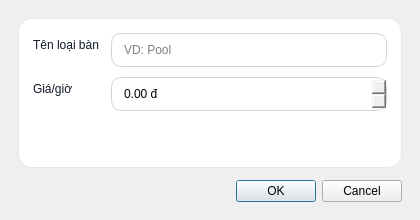
<?xml version="1.0" encoding="UTF-8"?>
<ui version="4.0">
 <class>TableTypeDialog</class>
 <widget class="QDialog" name="TableTypeDialog">
  <property name="windowTitle">
   <string>Loại bàn</string>
  </property>
  <property name="minimumSize">
   <size>
    <width>420</width>
    <height>220</height>
   </size>
  </property>
  <layout class="QVBoxLayout" name="verticalLayout">
   <property name="leftMargin">
    <number>18</number>
   </property>
   <property name="topMargin">
    <number>18</number>
   </property>
   <property name="rightMargin">
    <number>18</number>
   </property>
   <property name="bottomMargin">
    <number>18</number>
   </property>
   <property name="spacing">
    <number>12</number>
   </property>
   <item>
    <widget class="QFrame" name="card">
     <property name="styleSheet">
      <string notr="true">QFrame#card{background:#ffffff;border:1px solid #e5e7eb;border-radius:14px;} QLabel{color:#111827;} QLineEdit, QDoubleSpinBox{padding:8px 10px;border:1px solid #d1d5db;border-radius:10px;} QLineEdit:focus, QDoubleSpinBox:focus{border:1px solid #5ea0e6;}</string>
     </property>
     <layout class="QFormLayout" name="formLayout">
      <property name="leftMargin">
       <number>14</number>
      </property>
      <property name="topMargin">
       <number>14</number>
      </property>
      <property name="rightMargin">
       <number>14</number>
      </property>
      <property name="bottomMargin">
       <number>14</number>
      </property>
      <property name="horizontalSpacing">
       <number>12</number>
      </property>
      <property name="verticalSpacing">
       <number>10</number>
      </property>
      <item row="0" column="0">
       <widget class="QLabel" name="labelName">
        <property name="text">
         <string>Tên loại bàn</string>
        </property>
       </widget>
      </item>
      <item row="0" column="1">
       <widget class="QLineEdit" name="lineName">
        <property name="placeholderText">
         <string>VD: Pool</string>
        </property>
       </widget>
      </item>
      <item row="1" column="0">
       <widget class="QLabel" name="labelPrice">
        <property name="text">
         <string>Giá/giờ</string>
        </property>
       </widget>
      </item>
      <item row="1" column="1">
       <widget class="QDoubleSpinBox" name="spinPricePerHour">
        <property name="maximum">
         <double>10000000.000000000000000</double>
        </property>
        <property name="suffix">
         <string> đ</string>
        </property>
       </widget>
      </item>
     </layout>
    </widget>
   </item>
   <item>
    <widget class="QDialogButtonBox" name="buttonBox">
     <property name="standardButtons">
      <set>QDialogButtonBox::Cancel|QDialogButtonBox::Ok</set>
     </property>
    </widget>
   </item>
  </layout>
 </widget>
 <resources/>
 <connections/>
</ui>
